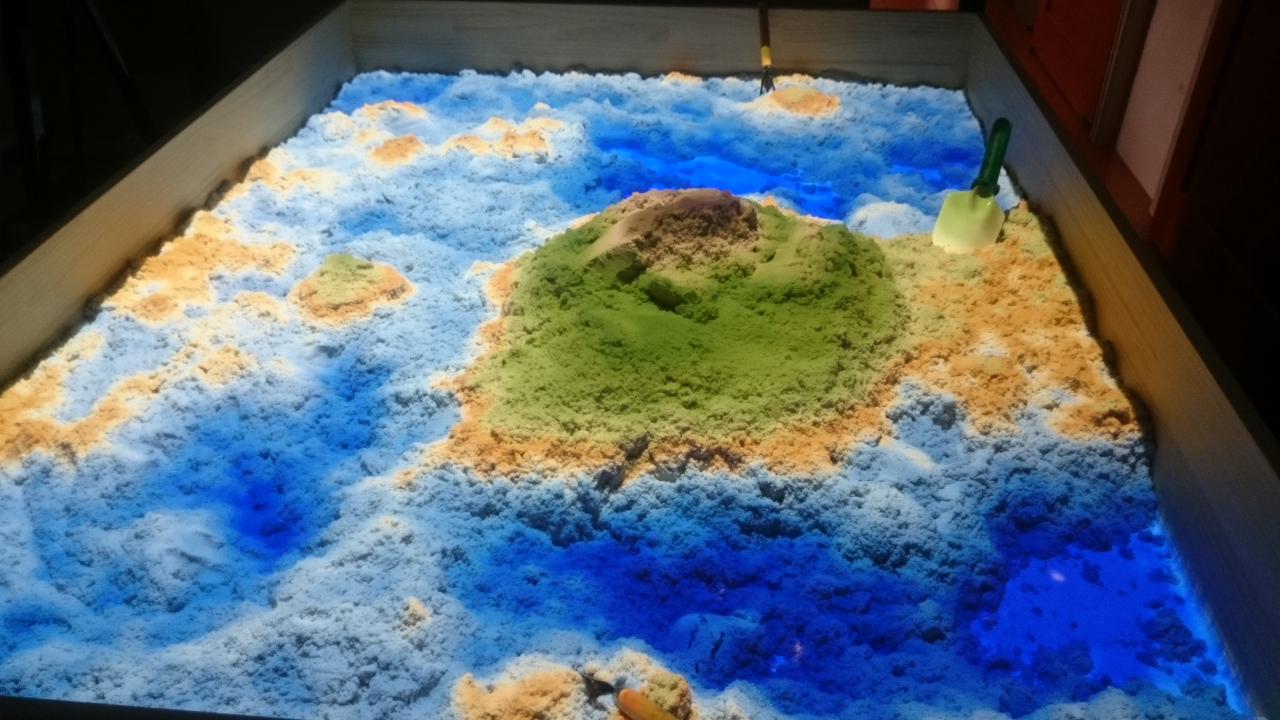
#> input picture img/gallery/1.jpg, 3840 x 2160 px (shown at 1/3 size); its folder holds only this picture in this run
$ python gallery.py   (Python 2 division)
#> lines starting #> are read from the running program, lines starting #| are printed output that depends on the picture

import cv2
from os import listdir, makedirs
from os.path import isdir
import importlib
import sys
import shutil


# make directories
if 'display' in listdir('.'):
	shutil.rmtree('display')
makedirs('display')

if 'thumbnails' in listdir('.'):
	shutil.rmtree('thumbnails')
makedirs('thumbnails')


# define output image size (ad-hoc here)

thumbnail_shape = (650,366)
display_height  = 600.0

# prepare the html section to be paste in index.html

gallery_html = '	<section class=\"no-padding\" id=\"portfolio\">\n' + \
			   '        <div class=\"container-fluid\">\n' + \
               '			<div class=\"row no-gutter\">\n'

# process every jpg file in img/gallery folder

pic_names = [filename for filename in listdir('.') if '.jpg' in filename.lower()]

for pic_name in pic_names:
	print 'processing', pic_name, '...'

	image = cv2.imread(pic_name)
#> image is the input picture: shape (2160, 3840, 3); mean B, G, R 119.7, 105.8, 89.4

	# generate and save images be displayed in real size

	display_ratio = display_height/image.shape[0]
#> display_ratio = 0.278
	display_image = cv2.resize(image, (0,0), fx=display_ratio, fy=display_ratio)
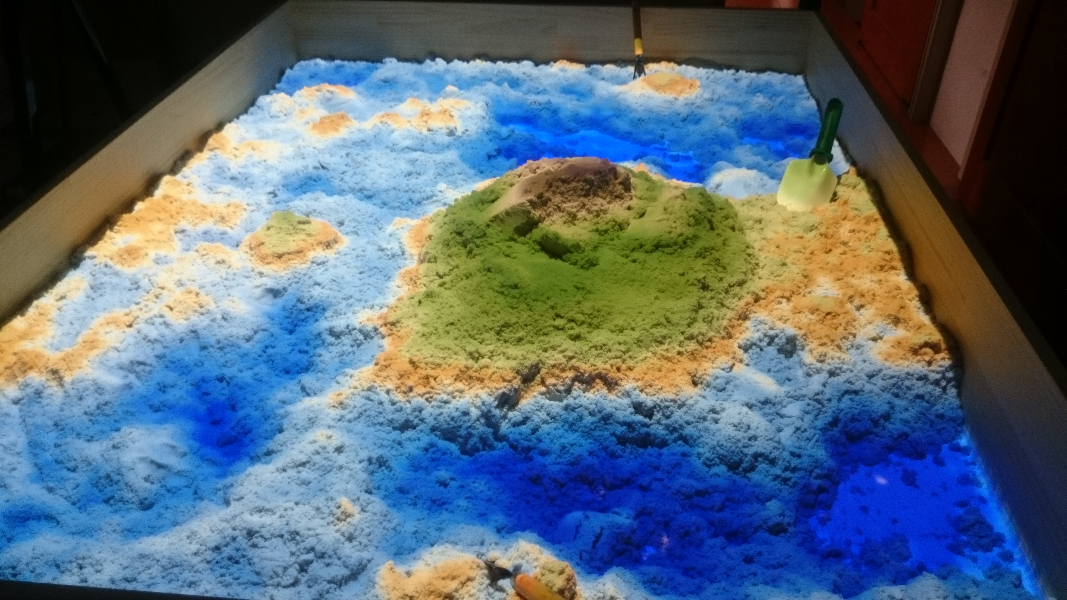
#> display_image: shape (600, 1067, 3); mean B, G, R 119.6, 105.7, 89.3
	cv2.imwrite('display/'+ pic_name, display_image, (cv2.IMWRITE_JPEG_QUALITY, 70))

	# generate and save thumbnails

	#thumbnail_ratio = max(thumbnail_shape[1]/image.shape[1], thumbnail_shape[0]/image.shape[0])
	thumbnail_image = cv2.resize(image, thumbnail_shape)
	cv2.imwrite('thumbnails/'+ pic_name, thumbnail_image, (cv2.IMWRITE_JPEG_QUALITY, 70))

	# generate the html code to be paste in index.html

	gallery_html += '                <div class=\"col-lg-4 col-sm-6\">\n' +\
					'                    <a href=\"#\" class=\"portfolio-box\">\n' +\
					'                        <img src=\"img/gallery/thumbnails/' + pic_name + '\" class=\"img-responsive\" alt=\"\">\n' +\
					'                        <div class=\"portfolio-box-caption\">\n' +\
					'                            <div class=\"portfolio-box-caption-content\">\n' +\
					'                                <div class=\"project-category text-faded\">\n' +\
					'                                    Category\n' +\
					'                                </div>\n' +\
					'                                <div class=\"project-name\">\n' +\
					'                                    Project Name\n' +\
					'                                </div>\n' +\
					'                            </div>\n' +\
					'                        </div>\n' +\
					'                    </a>\n' +\
					'                </div>\n'

# end the section in html code, save it to a txt file for further operation

gallery_html += '            </div>\n' +\
				'        </div>\n' +\
				'    </section>'

with open("gallery_code.txt", 'w') as f:
	f.write( gallery_html )

$ run again, on img/gallery/5.jpg
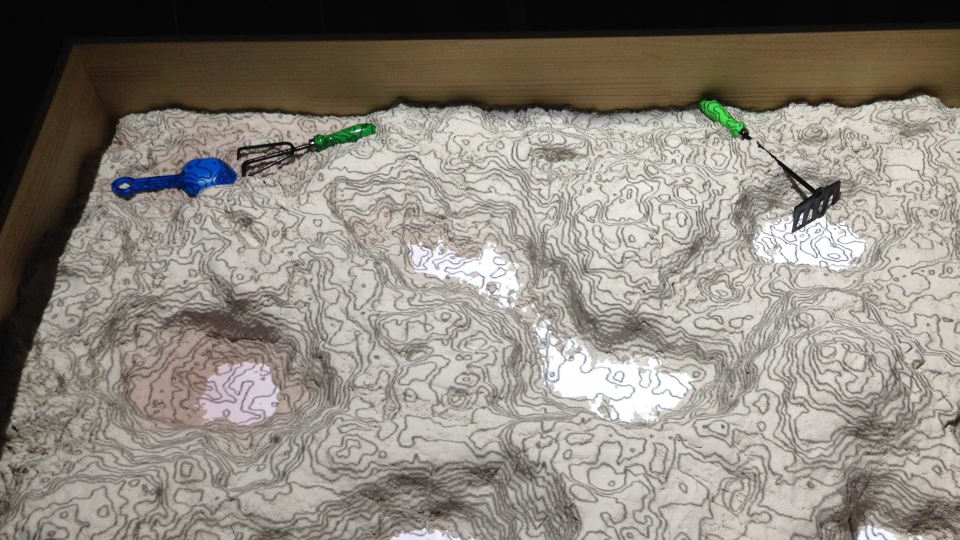
#> input picture img/gallery/5.jpg, 1920 x 1080 px (shown at 1/2 size)
#> image is the input picture: shape (1080, 1920, 3); mean B, G, R 126.5, 135, 140.9
#> `display_image = cv2.resize(image, (0,0), fx=display_ratio, fy=display_..`:
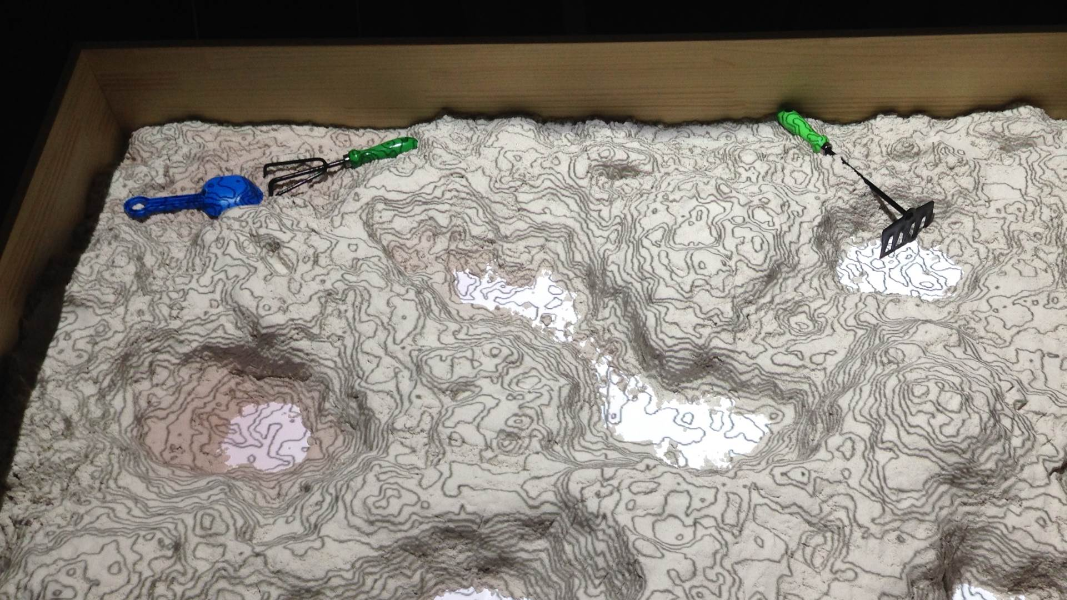
#> display_image: shape (600, 1067, 3); mean B, G, R 126.4, 134.9, 140.8

$ run again, on img/gallery/7.jpg
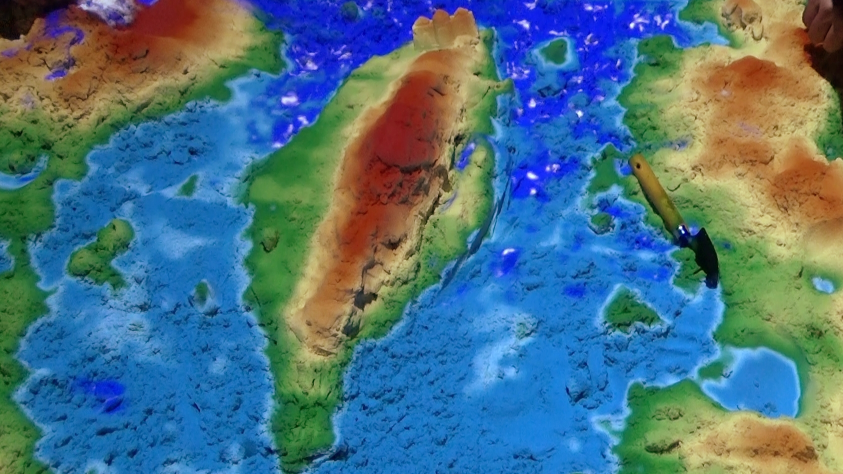
#> input picture img/gallery/7.jpg, 1686 x 948 px (shown at 1/2 size)
#> image is the input picture: shape (948, 1686, 3); mean B, G, R 131.3, 114, 75.7
#> `display_image = cv2.resize(image, (0,0), fx=display_ratio, fy=display_..`:
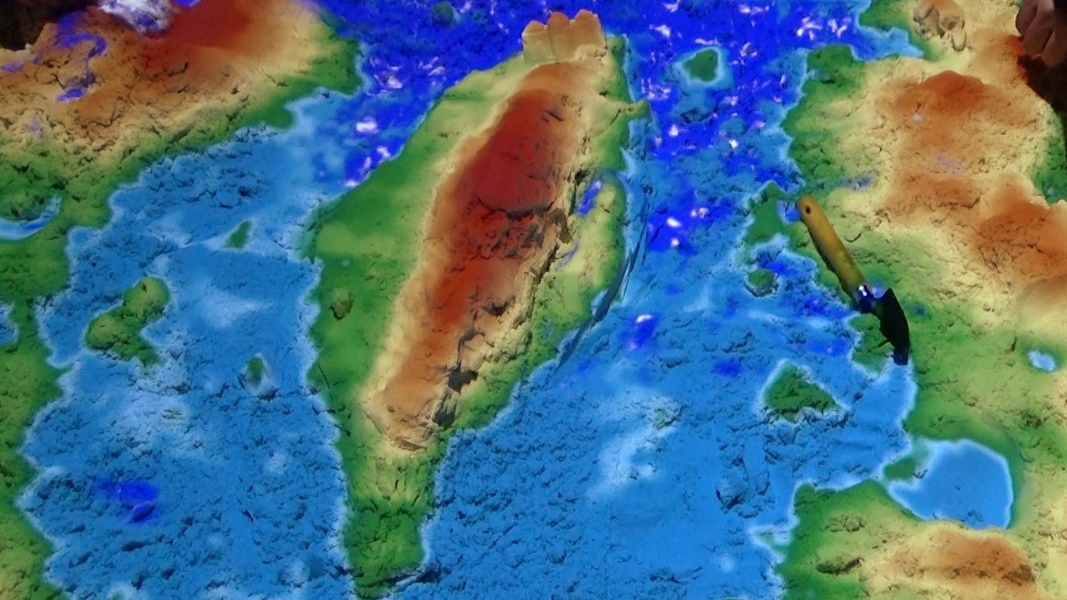
#> display_image: shape (600, 1067, 3); mean B, G, R 131.2, 113.9, 75.6

$ run again, on img/gallery/2.jpg
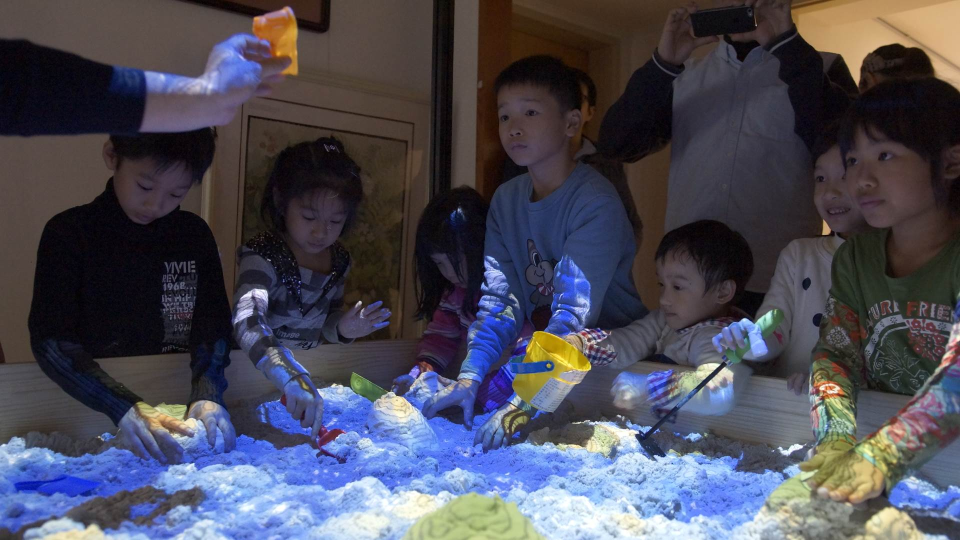
#> input picture img/gallery/2.jpg, 1920 x 1080 px (shown at 1/2 size)
#> image is the input picture: shape (1080, 1920, 3); mean B, G, R 86.9, 74.1, 74.9
#> `display_image = cv2.resize(image, (0,0), fx=display_ratio, fy=display_..`:
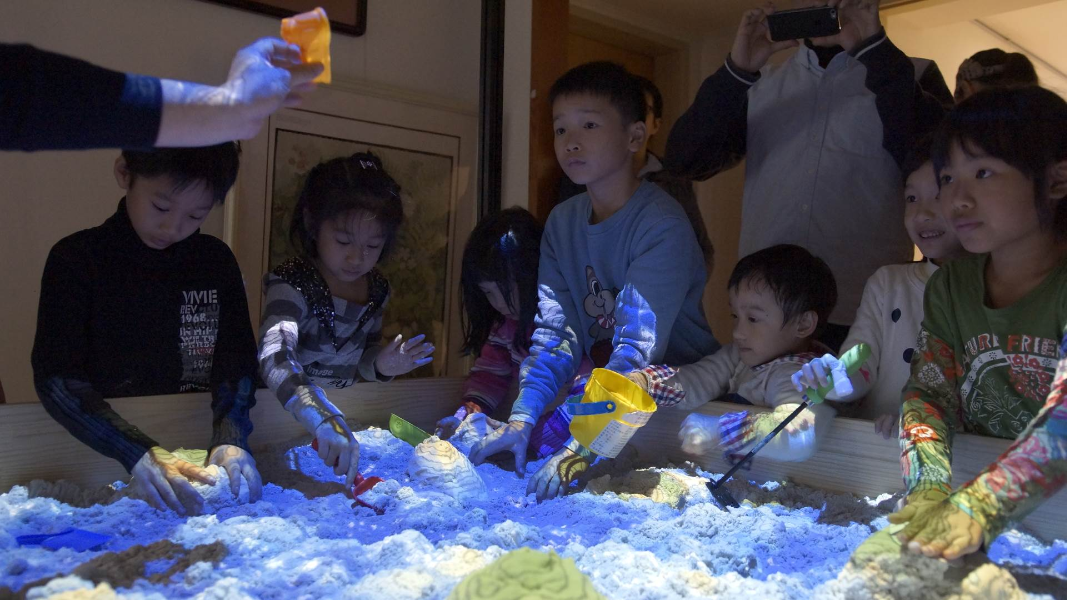
#> display_image: shape (600, 1067, 3); mean B, G, R 86.8, 74.1, 74.8
